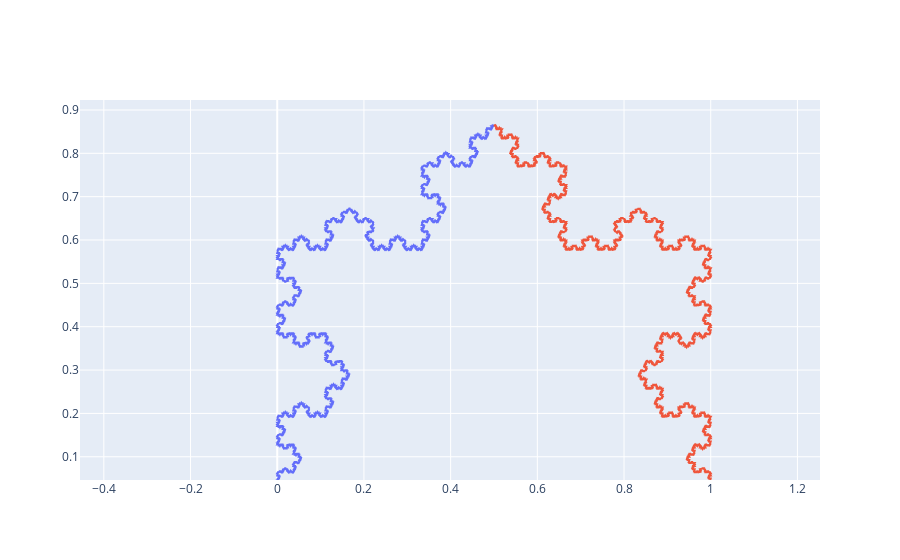

Notebook code for this chart:
### Code cell
fig = go.Figure()
insert_curve(generate_vertices(A,C,6), fig)
insert_curve(generate_vertices(C,B,6), fig)
insert_curve(generate_vertices(B,A,6), fig)
fig.update_layout(
        xaxis_scaleanchor="y",  
        yaxis_scaleanchor="x",  
        showlegend=False
    )
fig.show()

### Figure 1 — Plotly figure (JSON) as saved in the notebook; plotly's stock layout.template omitted (floating-point values rounded to 4 significant figures; data arrays with more than 128 entries replaced by an {"elided": "..."} marker saying what was removed)
{"data": [{"line": {"width": 2}, "mode": "lines", "type": "scatter", "x": {"elided": "4097 float values"}, "y": {"elided": "4097 float values"}}, {"line": {"width": 2}, "mode": "lines", "type": "scatter", "x": {"elided": "4097 float values"}, "y": {"elided": "4097 float values"}}, {"line": {"width": 2}, "mode": "lines", "type": "scatter", "x": {"elided": "4097 float values"}, "y": {"elided": "4097 float values"}}], "layout": {"autosize": true, "dragmode": "pan", "showlegend": false, "xaxis": {"autorange": false, "domain": [0, 1], "range": [-0.455, 1.252], "scaleanchor": "y", "type": "linear"}, "yaxis": {"autorange": false, "domain": [0, 1], "range": [0.3243, 0.6451], "scaleanchor": "x", "type": "linear"}}}
